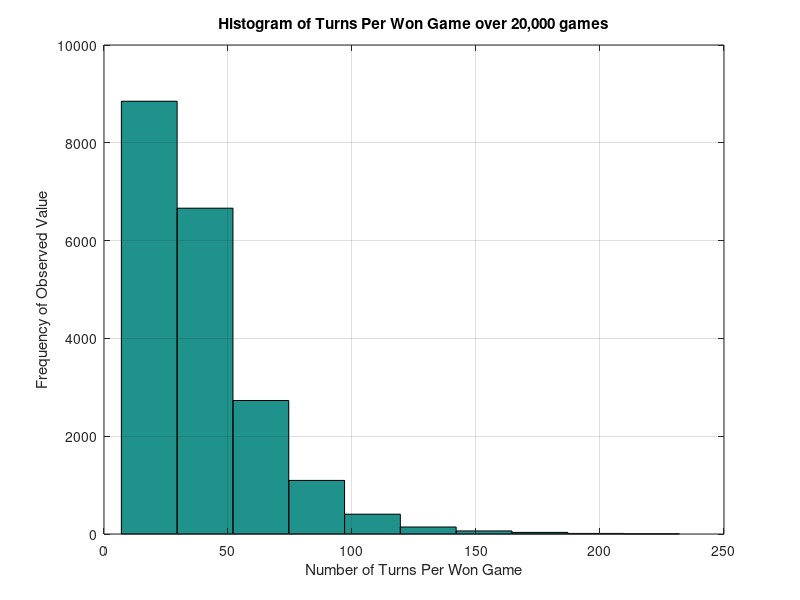

MATLAB code for this plot:
% STURGEON, Philomene
% 2024-10-16
% MATLAB Loops + Conditionals + Least Squares Assignment

% Problem 3

% chutes_and_ladders:

clear all, clc, format compact

playerPosition = 0;
turnCounter = 0; % keeps track of number of turns/rolls per game
gamesNumber = 20000;
turnsVector = [];

for i = 1:1:gamesNumber
    turnCounter = 0;
    playerPosition = 0;
    while playerPosition ~= 100
        diceRoll = randperm(6,1);
        playerPosition = playerPosition + diceRoll;
        if playerPosition == 1
            playerPosition = 38;
        elseif playerPosition == 4
            playerPosition = 14;
        elseif playerPosition == 9
            playerPosition = 31;
        elseif playerPosition == 16
            playerPosition = 6;
        elseif playerPosition == 21
            playerPosition = 42;
        elseif playerPosition == 28
            playerPosition = 84;
        elseif playerPosition == 36
            playerPosition = 44;
        elseif playerPosition == 47
            playerPosition = 26;
        elseif playerPosition == 49
            playerPosition = 11;
        elseif playerPosition == 51
            playerPosition = 67;
        elseif playerPosition == 56
            playerPosition = 53;
        elseif playerPosition == 62
            playerPosition = 19;
        elseif playerPosition == 64
            playerPosition = 60;
        elseif playerPosition == 71
            playerPosition = 91;
        elseif playerPosition == 80
            playerPosition = 100;
        elseif playerPosition == 87
            playerPosition = 24;
        elseif playerPosition == 93
            playerPosition = 73;
        elseif playerPosition == 95
            playerPosition = 75;
        elseif playerPosition == 98
            playerPosition = 78;
        elseif playerPosition > 100
            playerPosition = playerPosition - diceRoll;
        end
        turnCounter = turnCounter + 1;
    end
    turnsVector(length(turnsVector)+1) = turnCounter;
end

hist(turnsVector);
xlabel("Number of Turns Per Won Game");
ylabel("Frequency of Observed Value");
title("Histogram of Turns Per Won Game over 20,000 games");
grid on;

disp("Average number of turns required to win a game: " + mean(turnsVector));
disp("Standard deviation for all simulated games: " + std(turnsVector));

%End of Script
%-------------